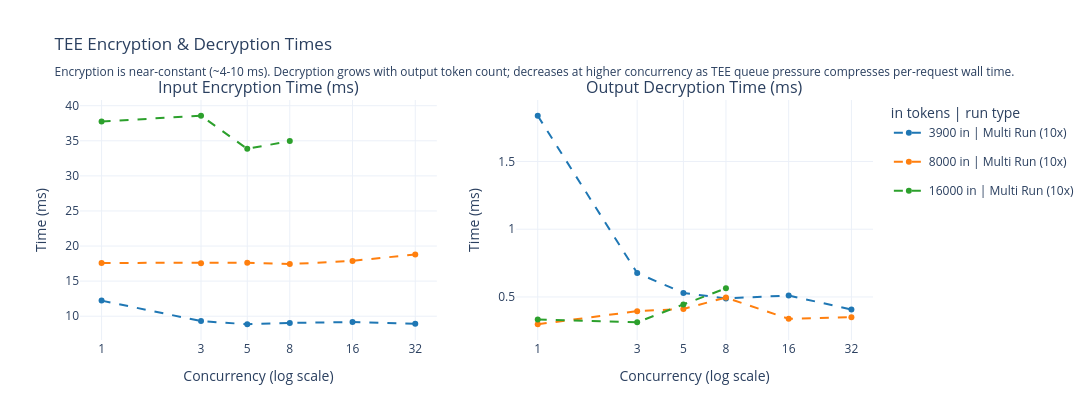

Source (notebook cell):
### Code cell
# Encryption and decryption times detail
fig = make_subplots(
    rows=1, cols=2,
    subplot_titles=['Input Encryption Time (ms)', 'Output Decryption Time (ms)'],
)

_run_styles  = {'Single Run (1x)': 'solid', 'Multi Run (10x)': 'dash'}
_tok_colors  = {3900: '#1f77b4', 8000: '#ff7f0e', 16000: '#2ca02c'}
_shown       = set()

for run_type, dash in _run_styles.items():
    for in_tok, color in _tok_colors.items():
        sub  = df_tee[(df_tee['run_type'] == run_type) & (df_tee['num_input_tokens'] == in_tok)]
        name = f'{in_tok} in | {run_type}'
        show = name not in _shown
        kw   = dict(x=sub['num_concurrent_requests'], mode='lines+markers',
                    name=name, line=dict(color=color, dash=dash),
                    legendgroup=name, showlegend=show)
        fig.add_trace(go.Scatter(y=sub['total_encryption_time_ms_mean'], **kw), row=1, col=1)
        kw['showlegend'] = False
        fig.add_trace(go.Scatter(y=sub['total_decryption_time_ms_mean'], **kw), row=1, col=2)
        _shown.add(name)

fig.update_xaxes(
    type='log', tickvals=CONC_ORDER, ticktext=CONC_STR,
    title_text='Concurrency (log scale)',
)
fig.update_yaxes(title_text='Time (ms)', col=1)
fig.update_yaxes(title_text='Time (ms)', col=2)
fig.update_layout(
    height=420, width=1100, template='plotly_white',
    legend_title='in tokens | run type',
    title=(
        'TEE Encryption & Decryption Times<br>'
        '<sub>Encryption is near-constant (~4-10 ms). '
        'Decryption grows with output token count; decreases at higher concurrency '
        'as TEE queue pressure compresses per-request wall time.</sub>'
    ),
)
fig.show()

### Figure 1 — Plotly figure (JSON) as saved in the notebook; plotly's stock layout.template omitted (floating-point values rounded to 4 significant figures)
{"data": [{"legendgroup": "3900 in | Single Run (1x)", "line": {"color": "#1f77b4", "dash": "solid"}, "mode": "lines+markers", "name": "3900 in | Single Run (1x)", "showlegend": true, "type": "scatter", "x": [], "xaxis": "x", "y": [], "yaxis": "y"}, {"legendgroup": "3900 in | Single Run (1x)", "line": {"color": "#1f77b4", "dash": "solid"}, "mode": "lines+markers", "name": "3900 in | Single Run (1x)", "showlegend": false, "type": "scatter", "x": [], "xaxis": "x2", "y": [], "yaxis": "y2"}, {"legendgroup": "8000 in | Single Run (1x)", "line": {"color": "#ff7f0e", "dash": "solid"}, "mode": "lines+markers", "name": "8000 in | Single Run (1x)", "showlegend": true, "type": "scatter", "x": [], "xaxis": "x", "y": [], "yaxis": "y"}, {"legendgroup": "8000 in | Single Run (1x)", "line": {"color": "#ff7f0e", "dash": "solid"}, "mode": "lines+markers", "name": "8000 in | Single Run (1x)", "showlegend": false, "type": "scatter", "x": [], "xaxis": "x2", "y": [], "yaxis": "y2"}, {"legendgroup": "16000 in | Single Run (1x)", "line": {"color": "#2ca02c", "dash": "solid"}, "mode": "lines+markers", "name": "16000 in | Single Run (1x)", "showlegend": true, "type": "scatter", "x": [], "xaxis": "x", "y": [], "yaxis": "y"}, {"legendgroup": "16000 in | Single Run (1x)", "line": {"color": "#2ca02c", "dash": "solid"}, "mode": "lines+markers", "name": "16000 in | Single Run (1x)", "showlegend": false, "type": "scatter", "x": [], "xaxis": "x2", "y": [], "yaxis": "y2"}, {"legendgroup": "3900 in | Multi Run (10x)", "line": {"color": "#1f77b4", "dash": "dash"}, "mode": "lines+markers", "name": "3900 in | Multi Run (10x)", "showlegend": true, "type": "scatter", "x": [1, 3, 5, 8, 16, 32], "xaxis": "x", "y": [12.22, 9.303, 8.853, 9.036, 9.166, 8.915], "yaxis": "y"}, {"legendgroup": "3900 in | Multi Run (10x)", "line": {"color": "#1f77b4", "dash": "dash"}, "mode": "lines+markers", "name": "3900 in | Multi Run (10x)", "showlegend": false, "type": "scatter", "x": [1, 3, 5, 8, 16, 32], "xaxis": "x2", "y": [1.837, 0.6765, 0.53, 0.4893, 0.5106, 0.4076], "yaxis": "y2"}, {"legendgroup": "8000 in | Multi Run (10x)", "line": {"color": "#ff7f0e", "dash": "dash"}, "mode": "lines+markers", "name": "8000 in | Multi Run (10x)", "showlegend": true, "type": "scatter", "x": [1, 3, 5, 8, 16, 32], "xaxis": "x", "y": [17.59, 17.56, 17.63, 17.42, 17.88, 18.8], "yaxis": "y"}, {"legendgroup": "8000 in | Multi Run (10x)", "line": {"color": "#ff7f0e", "dash": "dash"}, "mode": "lines+markers", "name": "8000 in | Multi Run (10x)", "showlegend": false, "type": "scatter", "x": [1, 3, 5, 8, 16, 32], "xaxis": "x2", "y": [0.2988, 0.3952, 0.4118, 0.4953, 0.3387, 0.3509], "yaxis": "y2"}, {"legendgroup": "16000 in | Multi Run (10x)", "line": {"color": "#2ca02c", "dash": "dash"}, "mode": "lines+markers", "name": "16000 in | Multi Run (10x)", "showlegend": true, "type": "scatter", "x": [1, 3, 5, 8], "xaxis": "x", "y": [37.76, 38.57, 33.86, 34.96], "yaxis": "y"}, {"legendgroup": "16000 in | Multi Run (10x)", "line": {"color": "#2ca02c", "dash": "dash"}, "mode": "lines+markers", "name": "16000 in | Multi Run (10x)", "showlegend": false, "type": "scatter", "x": [1, 3, 5, 8], "xaxis": "x2", "y": [0.3331, 0.3131, 0.4452, 0.564], "yaxis": "y2"}], "layout": {"annotations": [{"font": {"size": 16}, "showarrow": false, "text": "Input Encryption Time (ms)", "x": 0.225, "xanchor": "center", "xref": "paper", "y": 1, "yanchor": "bottom", "yref": "paper"}, {"font": {"size": 16}, "showarrow": false, "text": "Output Decryption Time (ms)", "x": 0.775, "xanchor": "center", "xref": "paper", "y": 1, "yanchor": "bottom", "yref": "paper"}], "height": 420, "legend": {"title": {"text": "in tokens | run type"}}, "title": {"text": "TEE Encryption & Decryption Times<br><sub>Encryption is near-constant (~4-10 ms). Decryption grows with output token count; decreases at higher concurrency as TEE queue pressure compresses per-request wall time.</sub>"}, "width": 1100, "xaxis": {"anchor": "y", "domain": [0, 0.45], "ticktext": ["1", "3", "5", "8", "16", "32"], "tickvals": [1, 3, 5, 8, 16, 32], "title": {"text": "Concurrency (log scale)"}, "type": "log"}, "xaxis2": {"anchor": "y2", "domain": [0.55, 1], "ticktext": ["1", "3", "5", "8", "16", "32"], "tickvals": [1, 3, 5, 8, 16, 32], "title": {"text": "Concurrency (log scale)"}, "type": "log"}, "yaxis": {"anchor": "x", "domain": [0, 1], "title": {"text": "Time (ms)"}}, "yaxis2": {"anchor": "x2", "domain": [0, 1], "title": {"text": "Time (ms)"}}}}
